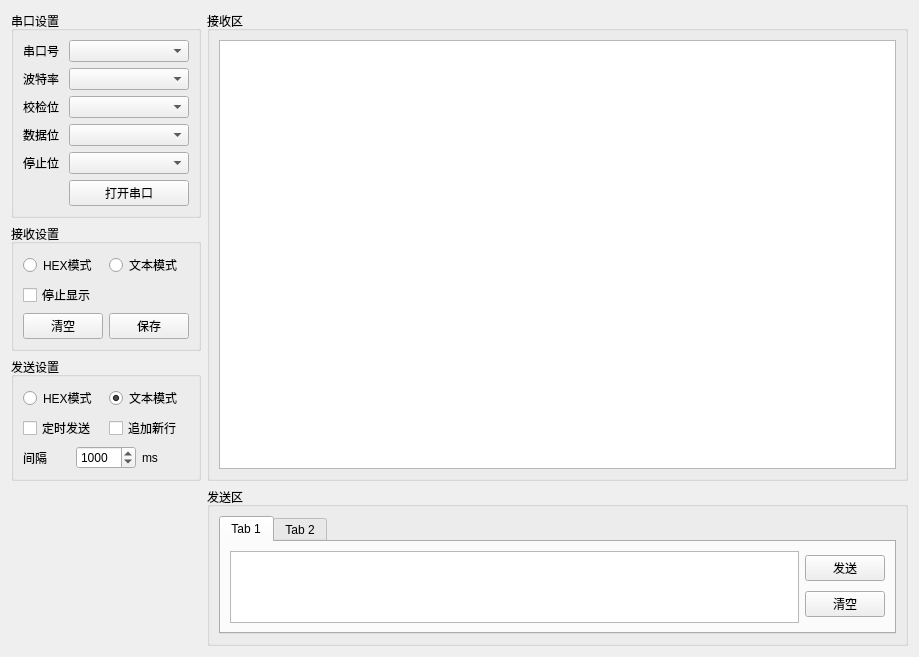
<?xml version="1.0" encoding="UTF-8"?>
<ui version="4.0">
 <class>serialTool</class>
 <widget class="QWidget" name="serialTool">
  <property name="geometry">
   <rect>
    <x>0</x>
    <y>0</y>
    <width>919</width>
    <height>656</height>
   </rect>
  </property>
  <property name="windowTitle">
   <string>Form</string>
  </property>
  <layout class="QFormLayout" name="formLayout">
   <item row="0" column="0">
    <layout class="QVBoxLayout" name="verticalLayout_19">
     <item>
      <widget class="QGroupBox" name="groupBox_7">
       <property name="title">
        <string>串口设置</string>
       </property>
       <layout class="QVBoxLayout" name="verticalLayout_20">
        <item>
         <layout class="QFormLayout" name="formLayout_6">
          <item row="0" column="0">
           <widget class="QLabel" name="label_11">
            <property name="font">
             <font>
              <kerning>true</kerning>
             </font>
            </property>
            <property name="text">
             <string>串口号</string>
            </property>
           </widget>
          </item>
          <item row="0" column="1">
           <widget class="QComboBox" name="comBox_3"/>
          </item>
          <item row="1" column="0">
           <widget class="QLabel" name="label_16">
            <property name="font">
             <font>
              <kerning>true</kerning>
             </font>
            </property>
            <property name="text">
             <string>波特率</string>
            </property>
           </widget>
          </item>
          <item row="1" column="1">
           <widget class="QComboBox" name="baudBox_3"/>
          </item>
          <item row="2" column="0">
           <widget class="QLabel" name="label_17">
            <property name="font">
             <font>
              <kerning>true</kerning>
             </font>
            </property>
            <property name="text">
             <string>校检位</string>
            </property>
           </widget>
          </item>
          <item row="2" column="1">
           <widget class="QComboBox" name="xcheckBox_3"/>
          </item>
          <item row="3" column="0">
           <widget class="QLabel" name="label_18">
            <property name="font">
             <font>
              <kerning>true</kerning>
             </font>
            </property>
            <property name="text">
             <string>数据位</string>
            </property>
           </widget>
          </item>
          <item row="3" column="1">
           <widget class="QComboBox" name="dataBox_3"/>
          </item>
          <item row="4" column="0">
           <widget class="QLabel" name="label_19">
            <property name="font">
             <font>
              <kerning>true</kerning>
             </font>
            </property>
            <property name="text">
             <string>停止位</string>
            </property>
           </widget>
          </item>
          <item row="4" column="1">
           <widget class="QComboBox" name="stopBox_3"/>
          </item>
          <item row="5" column="0">
           <spacer name="horizontalSpacer_3">
            <property name="orientation">
             <enum>Qt::Horizontal</enum>
            </property>
            <property name="sizeHint" stdset="0">
             <size>
              <width>40</width>
              <height>20</height>
             </size>
            </property>
           </spacer>
          </item>
          <item row="5" column="1">
           <widget class="QPushButton" name="openButton_3">
            <property name="text">
             <string>打开串口</string>
            </property>
           </widget>
          </item>
         </layout>
        </item>
       </layout>
      </widget>
     </item>
     <item>
      <spacer name="verticalSpacer_7">
       <property name="orientation">
        <enum>Qt::Vertical</enum>
       </property>
       <property name="sizeHint" stdset="0">
        <size>
         <width>20</width>
         <height>100</height>
        </size>
       </property>
      </spacer>
     </item>
     <item>
      <widget class="QGroupBox" name="groupBox_8">
       <property name="title">
        <string>接收设置</string>
       </property>
       <layout class="QVBoxLayout" name="verticalLayout_21">
        <item>
         <layout class="QFormLayout" name="formLayout_7">
          <item row="1" column="0">
           <widget class="QCheckBox" name="stop_show_checkBox_3">
            <property name="text">
             <string>停止显示</string>
            </property>
           </widget>
          </item>
          <item row="2" column="0">
           <widget class="QPushButton" name="rev_clear_Button_3">
            <property name="text">
             <string>清空</string>
            </property>
           </widget>
          </item>
          <item row="2" column="1">
           <widget class="QPushButton" name="save_Button_3">
            <property name="text">
             <string>保存</string>
            </property>
           </widget>
          </item>
          <item row="0" column="0">
           <widget class="QRadioButton" name="radio_rev_hex_3">
            <property name="text">
             <string>HEX模式</string>
            </property>
           </widget>
          </item>
          <item row="0" column="1">
           <widget class="QRadioButton" name="radio_rev_text_3">
            <property name="text">
             <string>文本模式</string>
            </property>
           </widget>
          </item>
         </layout>
        </item>
       </layout>
      </widget>
     </item>
     <item>
      <spacer name="verticalSpacer_8">
       <property name="orientation">
        <enum>Qt::Vertical</enum>
       </property>
       <property name="sizeHint" stdset="0">
        <size>
         <width>20</width>
         <height>100</height>
        </size>
       </property>
      </spacer>
     </item>
     <item>
      <spacer name="verticalSpacer_9">
       <property name="orientation">
        <enum>Qt::Vertical</enum>
       </property>
       <property name="sizeHint" stdset="0">
        <size>
         <width>20</width>
         <height>100</height>
        </size>
       </property>
      </spacer>
     </item>
     <item>
      <widget class="QGroupBox" name="groupBox_9">
       <property name="title">
        <string>发送设置</string>
       </property>
       <layout class="QVBoxLayout" name="verticalLayout_22">
        <item>
         <layout class="QVBoxLayout" name="verticalLayout_23">
          <item>
           <layout class="QHBoxLayout" name="horizontalLayout_22">
            <item>
             <widget class="QRadioButton" name="radio_send_hex_3">
              <property name="text">
               <string>HEX模式</string>
              </property>
             </widget>
            </item>
            <item>
             <widget class="QRadioButton" name="radio_send_text_3">
              <property name="text">
               <string>文本模式</string>
              </property>
              <property name="checked">
               <bool>true</bool>
              </property>
              <property name="autoRepeat">
               <bool>false</bool>
              </property>
             </widget>
            </item>
           </layout>
          </item>
          <item>
           <layout class="QHBoxLayout" name="horizontalLayout_12">
            <item>
             <widget class="QCheckBox" name="chb_timer_send_3">
              <property name="text">
               <string>定时发送</string>
              </property>
             </widget>
            </item>
            <item>
             <widget class="QCheckBox" name="newline_qcheckBox_3">
              <property name="text">
               <string>追加新行</string>
              </property>
             </widget>
            </item>
           </layout>
          </item>
          <item>
           <layout class="QHBoxLayout" name="horizontalLayout_23">
            <item>
             <widget class="QLabel" name="label_20">
              <property name="text">
               <string>间隔</string>
              </property>
             </widget>
            </item>
            <item>
             <widget class="QSpinBox" name="send_time_3">
              <property name="minimumSize">
               <size>
                <width>60</width>
                <height>0</height>
               </size>
              </property>
              <property name="minimum">
               <number>100</number>
              </property>
              <property name="maximum">
               <number>2000</number>
              </property>
              <property name="singleStep">
               <number>10</number>
              </property>
              <property name="value">
               <number>1000</number>
              </property>
             </widget>
            </item>
            <item>
             <widget class="QLabel" name="label_21">
              <property name="text">
               <string>ms</string>
              </property>
             </widget>
            </item>
           </layout>
          </item>
         </layout>
        </item>
       </layout>
      </widget>
     </item>
    </layout>
   </item>
   <item row="0" column="1">
    <widget class="QGroupBox" name="groupBox_10">
     <property name="title">
      <string>接收区</string>
     </property>
     <layout class="QVBoxLayout" name="verticalLayout_24">
      <item>
       <widget class="QTextEdit" name="Rev_textBrowser_3"/>
      </item>
     </layout>
    </widget>
   </item>
   <item row="1" column="1">
    <widget class="QGroupBox" name="groupBox_11">
     <property name="styleSheet">
      <string notr="true"/>
     </property>
     <property name="title">
      <string>发送区</string>
     </property>
     <layout class="QVBoxLayout" name="verticalLayout_25">
      <item>
       <widget class="QTabWidget" name="tabWidget_3">
        <property name="currentIndex">
         <number>0</number>
        </property>
        <widget class="QWidget" name="tab_5">
         <attribute name="title">
          <string>Tab 1</string>
         </attribute>
         <layout class="QVBoxLayout" name="verticalLayout_26">
          <item>
           <layout class="QHBoxLayout" name="horizontalLayout_3">
            <item>
             <widget class="QTextEdit" name="Send_textEdit_3"/>
            </item>
            <item>
             <layout class="QVBoxLayout" name="verticalLayout_27">
              <item>
               <widget class="QPushButton" name="sendButton_3">
                <property name="text">
                 <string>发送</string>
                </property>
               </widget>
              </item>
              <item>
               <widget class="QPushButton" name="clearButton_3">
                <property name="text">
                 <string>清空</string>
                </property>
               </widget>
              </item>
             </layout>
            </item>
           </layout>
          </item>
         </layout>
        </widget>
        <widget class="QWidget" name="tab_6">
         <attribute name="title">
          <string>Tab 2</string>
         </attribute>
        </widget>
       </widget>
      </item>
     </layout>
    </widget>
   </item>
  </layout>
 </widget>
 <resources/>
 <connections/>
</ui>
